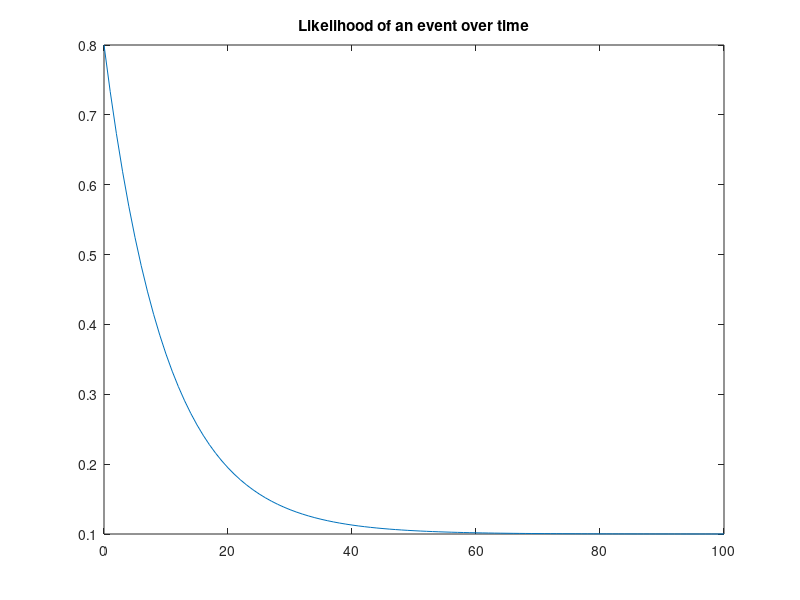
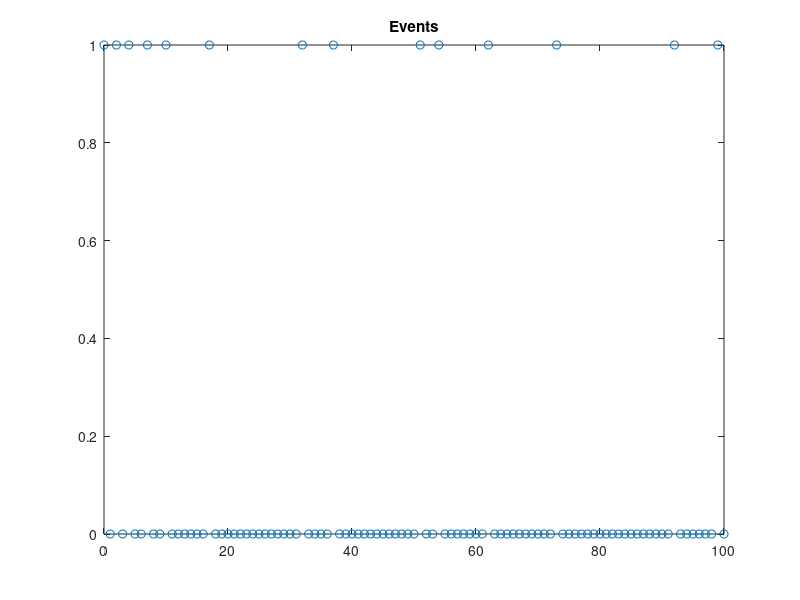

MATLAB code for these plots, in order: (Note: this script raises an error after producing the figures.)
%Let's simulate some data

t=0:100; % time series

%Paramters of our exponential
a=.1;
b=.8;
c=.1;
w=a+(b-a)*exp(-c*t);
figure(1);
plot(t,w);
title('Likelihood of an event over time');

%simulated measurements
%Randomly draw a number between 0 and 1
% if its smaller than w, than score is 1
%Otherwise score it as zero.
% This is equivalent to getting a 1 with probability w
q=zeros(size(w));
q( find(rand(size(w))<w) )=1;

%%%%%%%%% FIREWALL.. treat t & q as real measurements

figure(2);
plot(t,q,'o');
title('Events');
%now use q, and t to do a Maximum Likelihood Estimate


x0=[(a+.03) , (b-.1) , (c+.4)];  %initial conditions
lbound=[0,0,0];
ubound=[1,1,10];
f=@(x) sum(-logLikelihood(x(1),x(2),x(3),t,q),2);

%Add in constraint that a+b<1
coef=[1 1 0];
limit=1;

x = fmincon(f,x0,coef,limit,[],[],lbound,ubound)


figure(1)
hold on;
plot(t,x(1)+x(2)*exp(-x(3)*t),'r');
